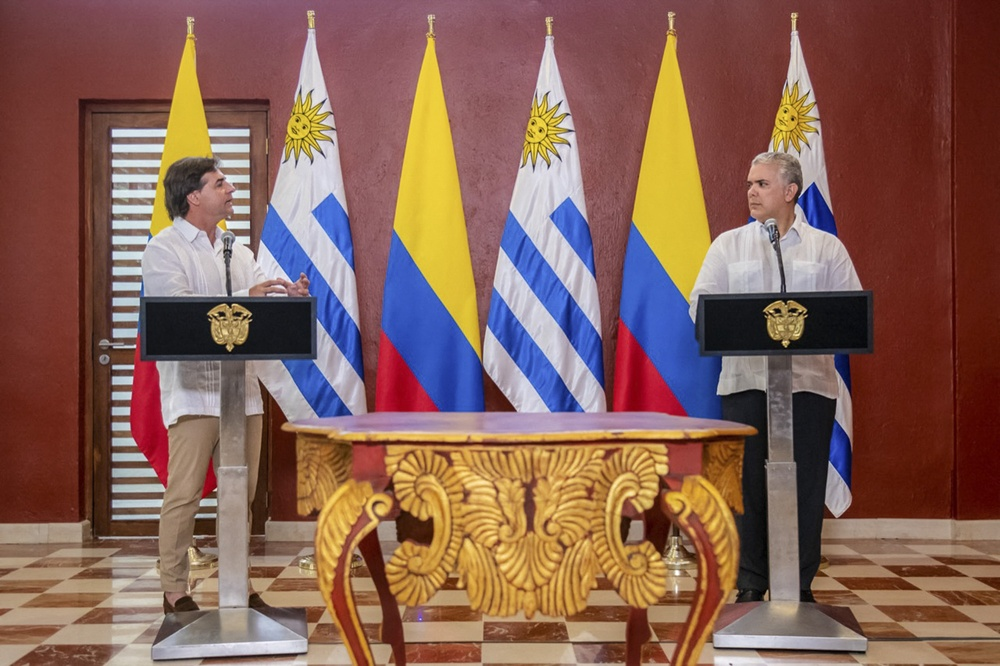
#> input picture portal/apps/homev3/fixtures/test_pou_img.jpg, 1000 x 666 px, shrunk from 2000 x 1333 before the run
$ python -i utils.py   (imports and definitions only)
#> lines starting #> are read from the running program, lines starting #| are printed output that depends on the picture
import hashlib
import logging
from pathlib import Path
from PIL import Image
from PIL.ExifTags import TAGS
from io import BytesIO

from django.conf import settings
from django.core.files.base import ContentFile

from photologue.models import get_storage_path

logger = logging.getLogger(__name__)


AUTO_CONVERT_TO_WEBP = getattr(settings, 'PHOTOLOGUE_LADIARIA_AUTO_CONVERT_TO_WEBP', True)


# [49 lines left out: functions get_exif_data, _last_original_has_same_content, _save_last_original_file, _persist_last_original_uploaded, not called in this run]


def _content_is_webp(content):
    """True if bytes look like WebP (magic bytes)."""
    return len(content) >= 12 and content[:4] == b'RIFF' and content[8:12] == b'WEBP'


def convert_photo_image_to_webp(photo, save_last_original=True):
    """
    Convert the photo's image to WebP if it is not already WebP (detected by format, not extension).
    When save_last_original=True (e.g. auto-convert on save), saves a copy to last_original_uploaded.
    Deletes the original file after successful conversion (same behavior as default save).
    Returns True if conversion was performed, False if skipped (already WebP or error).
    """
    try:
        with photo.image.open('rb') as f:
            content = f.read()
        with Image.open(BytesIO(content)) as img:
            if getattr(img, 'format', None) == 'WEBP':
                # Already WebP: only sync last_original when the image was actually replaced
                # (pre_save stored _previous_image_name). Plain save (e.g. only caption changed)
                # must not touch files. Re-entry right after JPG->WebP is skipped via flag.
                if getattr(photo, '_webp_just_converted', False):
                    photo._webp_just_converted = False
                    return False
                previous_name = getattr(photo, '_previous_image_name', None)
                image_replaced = previous_name is None or photo.image.name != previous_name
                if not image_replaced and getattr(photo, '_previous_image_hash', None) is not None:
                    # Same path: check if content changed (e.g. admin re-upload same filename)
                    current_hash = hashlib.md5(content).hexdigest()
                    if current_hash != photo._previous_image_hash:
                        image_replaced = True
                if not image_replaced and getattr(photo, '_previous_image_hash', None) is None and hasattr(photo, 'extended'):
                    # No hash (e.g. read failed in pre_save): if both current and last_original are WebP
                    # and differ, treat as re-uploaded WebP (sync). Avoid when last_original is JPG (plain save).
                    ext = photo.extended
                    if ext.last_original_uploaded and _content_is_webp(content):
                        try:
                            with ext.last_original_uploaded.open('rb') as f:
                                last_content = f.read()
                            if _content_is_webp(last_content) and last_content != content:
                                image_replaced = True
                        except (IOError, OSError):
                            pass
                if save_last_original and hasattr(photo, 'extended') and image_replaced:
                    ext = photo.extended
                    if not _last_original_has_same_content(ext, content):
                        original_filename = Path(photo.image.name).name
                        old_lor_name = _save_last_original_file(ext, original_filename, content)
                        if ext.pk is not None:
                            _persist_last_original_uploaded(ext, old_lor_name)
                return False

            icc_profile = img.info.get("icc_profile")
            output = BytesIO()
            img.convert("RGB").save(output, format="WEBP", quality=90, icc_profile=icc_profile)

        old_name = photo.image.name
        original_path = Path(old_name)
        original_filename = original_path.name
        webp_name = original_path.stem + ".webp"

        # Save copy as last_original_uploaded (skip if content is already the same)
        if save_last_original and hasattr(photo, 'extended'):
            ext = photo.extended
            if not _last_original_has_same_content(ext, content):
                old_lor_name = _save_last_original_file(ext, original_filename, content)
                # Only update in DB if instance already has pk (e.g. model save).
                # When pk is None we're in the middle of an insert (e.g. admin inline);
                # the ongoing save will persist last_original_uploaded.
                if ext.pk is not None:
                    _persist_last_original_uploaded(ext, old_lor_name)

        photo.image.save(webp_name, ContentFile(output.getvalue()), save=False)
        photo._webp_just_converted = True  # so re-entry in "already WebP" branch won't overwrite last_original
        # Photologue's Photo.save() deletes _old_image; avoid storage.delete('') when name is empty
        old_image_name = getattr(getattr(photo, '_old_image', None), 'name', None) or ''
        if old_image_name:
            photo.save(update_fields=['image'])
        else:
            photo.__class__.objects.filter(pk=photo.pk).update(image=photo.image.name)

        # Delete the old file (default save behavior when replacing)
        if old_name and old_name != photo.image.name:
            storage = photo.image.storage
            if storage.exists(old_name):
                try:
                    storage.delete(old_name)
                except Exception as e:
                    logger.warning("Could not delete old file %s: %s", old_name, e)
        return True
    except Exception as e:
        logger.error("Failed to convert image %s to WebP: %s", photo.image.name, e)
        return False


# [5 lines left out: function convert_to_webp, not called in this run]

>>> import cv2
>>> picture = cv2.imread('../homev3/fixtures/test_pou_img.jpg', cv2.IMREAD_GRAYSCALE)
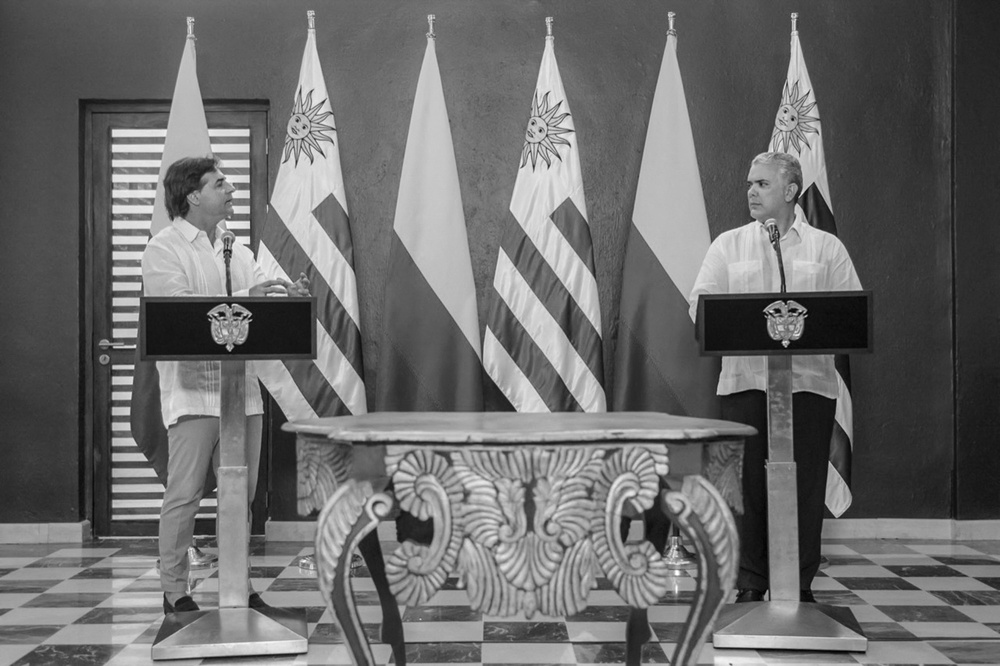
#> picture: shape (666, 1000); min 0, max 255, mean 106.8
>>> result = convert_photo_image_to_webp(picture)
#> (the run stopped early here; a loop or call above may not have finished)
